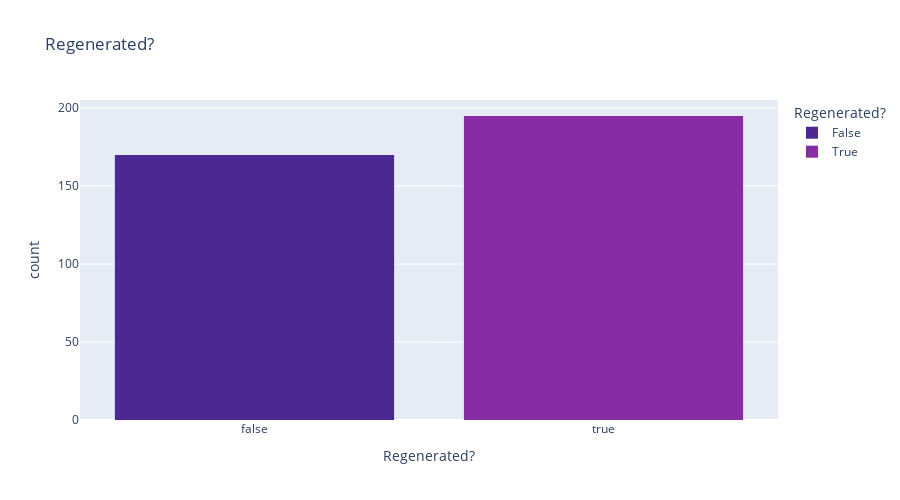

Notebook source saved alongside this figure:
### Code cell
px.histogram(df, x='regen', title='Regenerated?', color='regen', **histogram_options)

### Figure 1 — Plotly figure (JSON) as saved in the notebook; plotly's stock layout.template omitted (floating-point values rounded to 4 significant figures; data arrays with more than 128 entries replaced by an {"elided": "..."} marker saying what was removed)
{"data": [{"alignmentgroup": "True", "bingroup": "x", "hovertemplate": "Regenerated?=%{x}<br>count=%{y}<extra></extra>", "legendgroup": "False", "marker": {"color": "rgb(75, 41, 145)", "pattern": {"shape": ""}}, "name": "False", "offsetgroup": "False", "orientation": "v", "showlegend": true, "type": "histogram", "x": {"elided": "170 bool values"}, "xaxis": "x", "yaxis": "y"}, {"alignmentgroup": "True", "bingroup": "x", "hovertemplate": "Regenerated?=%{x}<br>count=%{y}<extra></extra>", "legendgroup": "True", "marker": {"color": "rgb(135, 44, 162)", "pattern": {"shape": ""}}, "name": "True", "offsetgroup": "True", "orientation": "v", "showlegend": true, "type": "histogram", "x": {"elided": "195 bool values"}, "xaxis": "x", "yaxis": "y"}], "layout": {"barmode": "relative", "height": 500, "legend": {"title": {"text": "Regenerated?"}, "tracegroupgap": 0}, "title": {"text": "Regenerated?"}, "xaxis": {"anchor": "y", "categoryarray": [false, true], "categoryorder": "array", "domain": [0, 1], "title": {"text": "Regenerated?"}}, "yaxis": {"anchor": "x", "domain": [0, 1], "title": {"text": "count"}}}}
